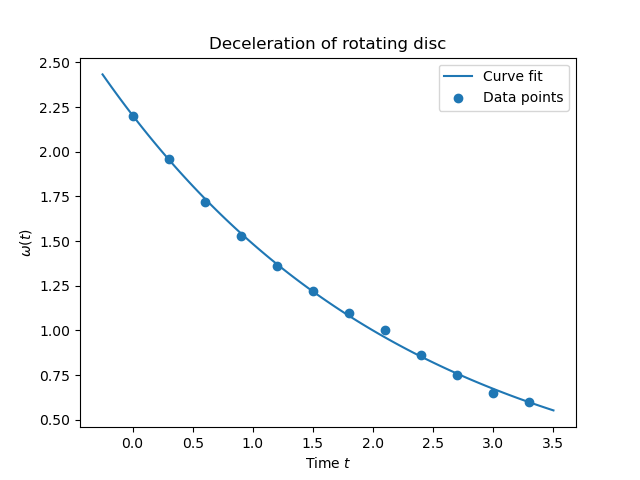

The Python source for this figure:
## Using least-square method to fit data from file 'q3data.txt' and fit with
## function omega(t) = omega_0 * exp(-omega_c * t)

# Imports
from library import read_data, linear_fit, pearson_r
from math import log, exp
import matplotlib.pyplot as plt
import numpy as np  # For plotting curve fit

# Read the data file and store x and y datapoints
xvals, yvals = read_data('q3_data.dat')

# Taking logarithm of yvals for curve fit
for i in range(len(yvals)):
    yvals[i] = log(yvals[i])

# Linear fit for the above datapoints with function log w(t) = log w_0 - w_c * t
fit_params = linear_fit(xvals, yvals)

# Extract intercept log w_0 and slope -w_c
intercept, slope = fit_params[0], fit_params[1]
omega_0 = exp(intercept)
omega_c = -slope
print("omega_0 = {} and omega_c = {}".format(omega_0, omega_c))

# Reverting back to original set of yvals
for i in range(len(yvals)):
    yvals[i] = exp(yvals[i])

# Quality of fit for above set of data points (Pearson's r)
quality = pearson_r(xvals, yvals)
print("Pearson's r = ", quality)

# Plot the datapoints and fitted function
t = np.linspace(-0.25, 3.5, 100)
omega_t = omega_0 * np.exp(-omega_c * t)
plt.plot(t, omega_t, label='Curve fit')
plt.scatter(xvals, yvals, label='Data points')
plt.xlabel("Time $t$")
plt.ylabel("$\omega (t)$")
plt.title("Deceleration of rotating disc")
plt.legend()
plt.show()


###########################################################################
############################ OUTPUT #######################################
###########################################################################
# omega_0 = 2.2040080182882553 and omega_c = 0.39559617454855667
# Pearson's r =  0.9851557666128383
